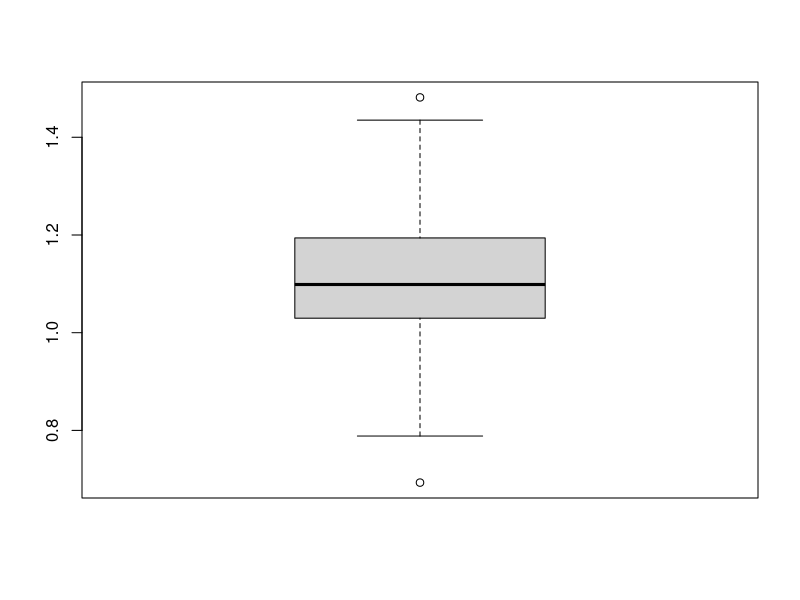
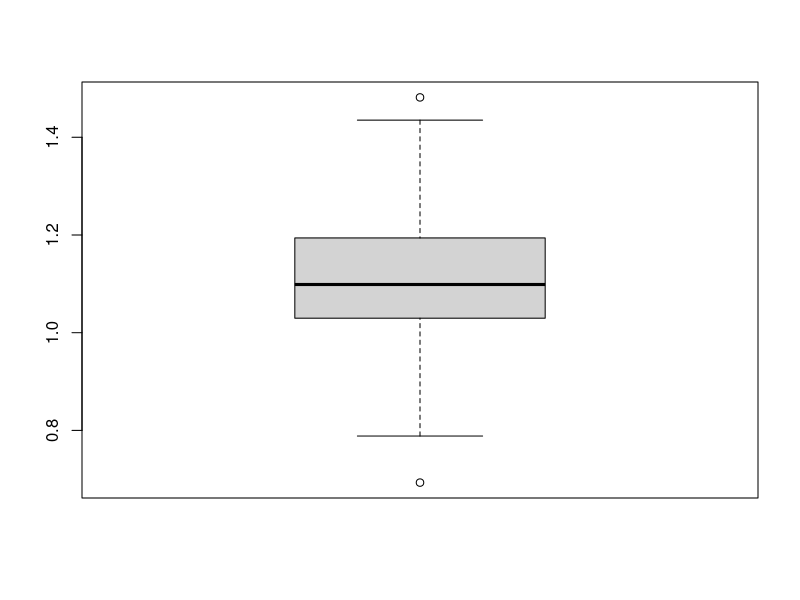
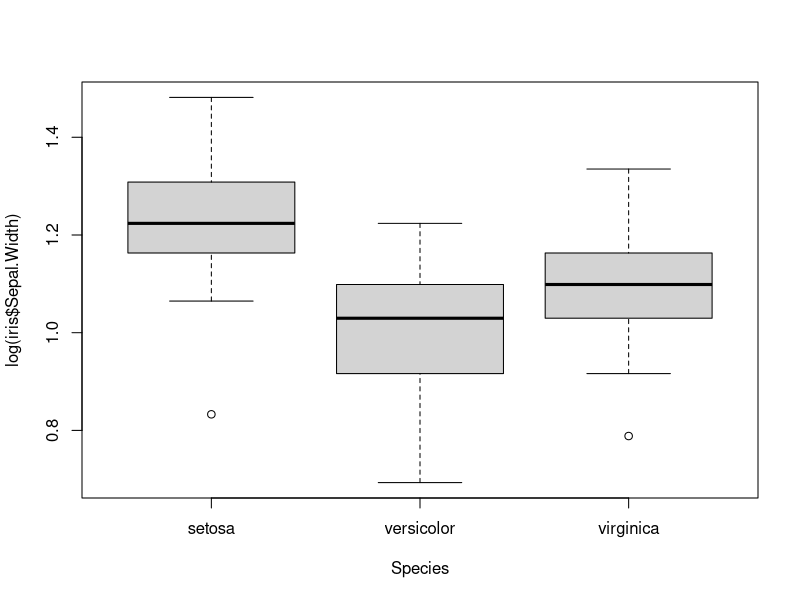
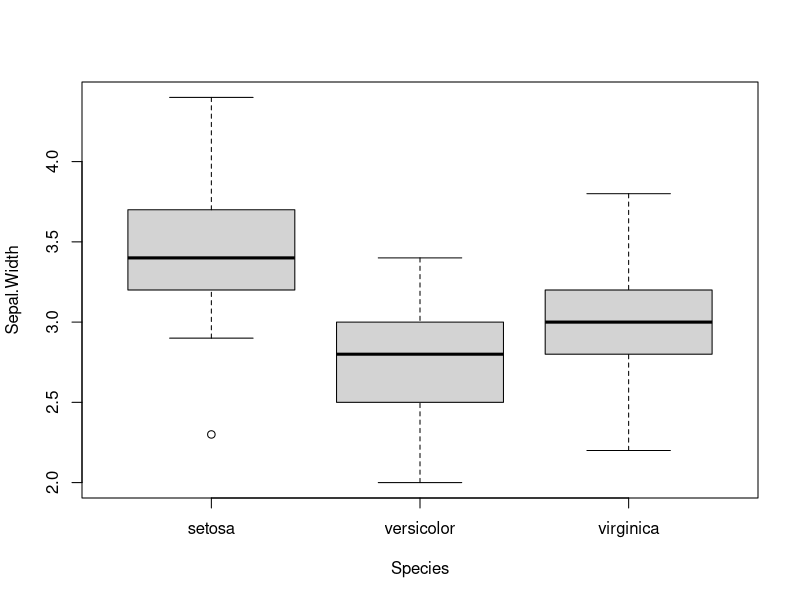

Write the R code that produced these figures, in order.
# Postwork Sesión 5

#### OBJETIVO

"- Realizar inferencia estadística para extraer información de la muestra que 
sea contrastable con la población"

##### DESARROLLO

"El data frame iris contiene información recolectada por Anderson sobre 50 
flores de 3 especies distintas (setosa, versicolor y virginca), incluyendo 
medidas en centímetros del largo y ancho del sépalo así como de los pétalos."


"Estudios recientes sobre las mismas especies muestran que:

- 1) En promedio, el largo del sépalo de la especie setosa (Sepal.Length) es 
igual a 5.7 cm
- 2) En promedio, el ancho del pétalo de la especie virginica (Petal.Width) es 
menor a 2.1 cm
- 3) En promedio, el largo del pétalo de la especie virgínica es 1.1 cm más 
grande que el promedio del largo del pétalo de la especie versicolor.
- 4) En promedio, no existe diferencia en el ancho del sépalo entre las 3 
especies.

Utilizando pruebas de inferencia estadística, concluye si existe evidencia 
suficiente para concluir que los datos recolectados por Anderson están en línea 
con los nuevos estudios.

Utiliza 99% de confianza para toda las pruebas, en cada caso realiza el 
planteamiento de hipótesis adecuado y concluye."
"1) En promedio, el largo del sépalo de la especie setosa (Sepal.Length) es 
igual a 5.7 cm"
"Planteamiento de hipótesis:
Ho: prom_Sepal.Lengths(setosa) == 5.7
Ha: prom_Sepal.Length(setosa) =! 5.7"

t.test(iris[iris$Species == 'setosa',
            "Sepal.Length"],
       alternative = 'two.sided', mu=5.7)

"2) En promedio, el ancho del pétalo de la especie virginica (Petal.Width) es 
menor a 2.1 cm"
"Planteamiento de hipótesis:
Ho: prom_Petal.Width(virginica) >= 5.7
Ha: prom_Petal.Width(virginica) < 5.7"

t.test(iris[iris$Species == 'virginica', 
            "Petal.Width"],
       alternative = 'less', mu=2.1)

"3) En promedio, el largo del pétalo de la especie virgínica es 1.1 cm más 
grande que el promedio del largo del pétalo de la especie versicolor."
"Planteamiento de hipótesis:
Ho: prom_Petal.Length >= 1.1
Ha: prom_Petal.Length < 1.1"
var.test(iris[iris$Species == "virginica", "Petal.Length"],
         iris[iris$Species == "versicolor", "Petal.Length"],
         ratio = 1, alternative = "two.sided")

t.test(x=iris[iris$Species == "virginica", "Petal.Length"],
       y=iris[iris$Species == "versicolor", "Petal.Length"],
       alternative = "greater", mu = 1.1, var.equal = TRUE)


"4) En promedio, no existe diferencia en el ancho del sépalo entre las 3 
especies"
library(dplyr);
summary(iris)
str(iris)
iris_mean.1<-iris %>% group_by(Species) %>% summarise(Sepal.Length = mean(Sepal.Length),
                                                      Sepal.Width = mean(Sepal.Width),
                                                      Petal.Length = mean(Petal.Length),
                                                      Petal.Width = mean(Petal.Width), n = n())  
iris_mean.1
"El análisis de varianza (de un factor) nos permite comparar la media de una 
variable considerando dos o más niveles/grupos de factor. Entre muchas otras 
aplicaciones del ANOVA, esta técnica puede emplearse como una extensión de la 
prueba t de Student."
"Planteamiento de hipótesis:
Ho: prom_Sepal.Width(virginica) ==  prom_Sepal.Width(versicolor) == prom_Sepal.Width(setosa ) 
Ha: prom_Sepal.Width =! Al menos uno es diff"

library(ggplot2)
summary(iris)
str(iris)

boxplot(log(iris$Sepal.Width))
boxplot(log(iris$Sepal.Width), data = iris)
boxplot(log(iris$Sepal.Width) ~ Species, data = iris)
#Sin Log
anova <- aov(log(iris$Sepal.Width) ~ Species,data = iris)
summary(anova)

boxplot(Sepal.Width ~ Species, data = iris)
anova <- aov(Sepal.Width ~ Species, data = iris)
summary(anova)

